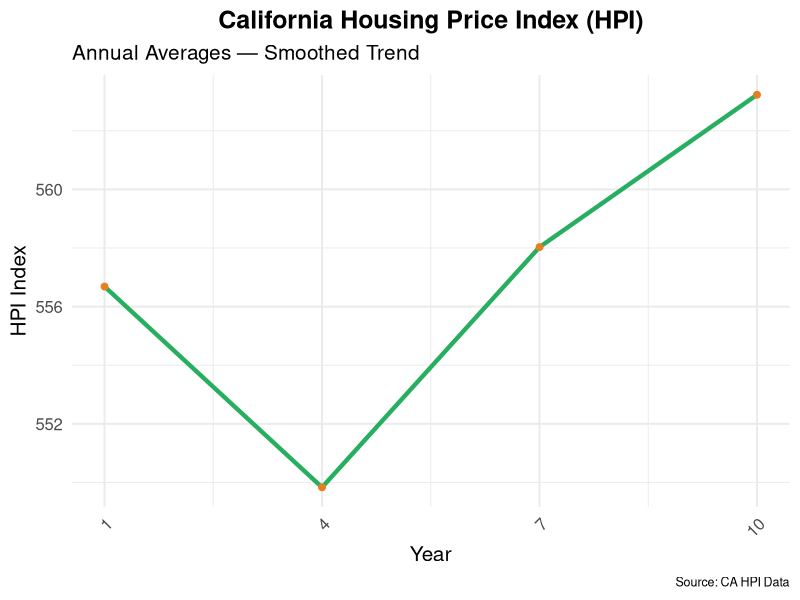

R code for this plot:
## ---- chunk 1
library(readr)
library(dplyr)
library(ggplot2)
library(scales)

# Load CA HPI data
hpi_data <- read_csv("data/CAHPI.csv")
hpi_data$Date <- as.Date(hpi_data$Date)

# Group by year and calculate annual average
hpi_data <- hpi_data %>%
  mutate(Year = as.numeric(format(Date, "%Y"))) %>%
  group_by(Year) %>%
  summarize(AvgHPI = mean(HPI, na.rm = TRUE))

# Plot annual averages with line + points
ggplot(hpi_data, aes(x = Year, y = AvgHPI)) +
  geom_line(color = "#27ae60", size = 1.5) +
  geom_point(color = "#e67e22", size = 2) +
  scale_x_continuous(breaks = hpi_data$Year) +
  scale_y_continuous(labels = comma) +
  labs(
    title = "California Housing Price Index (HPI)",
    subtitle = "Annual Averages — Smoothed Trend",
    x = "Year", y = "HPI Index",
    caption = "Source: CA HPI Data"
  ) +
  theme_minimal(base_size = 15) +
  theme(
    plot.title = element_text(face = "bold", hjust = 0.5),
    axis.text.x = element_text(angle = 45, hjust = 1),
    plot.caption = element_text(size = 9)
  )
